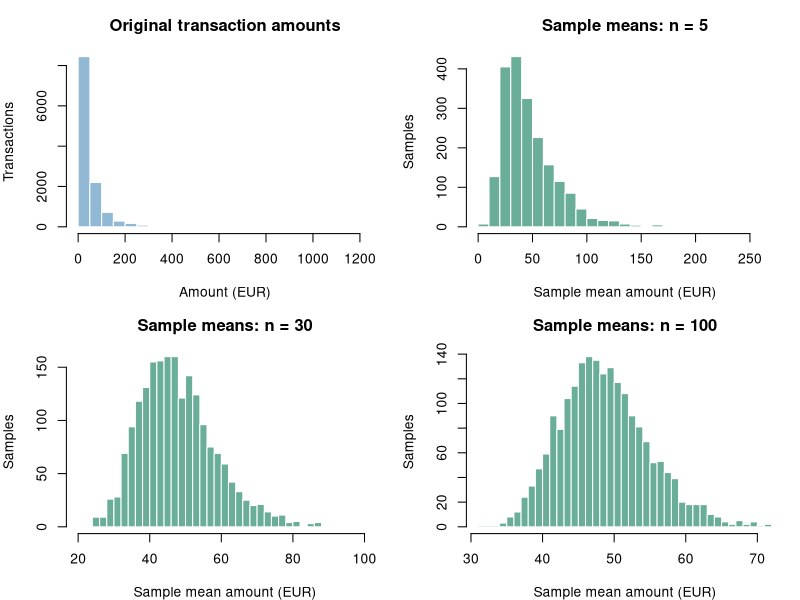

Generate this figure with R:
## ---- chunk 1
knitr::opts_chunk$set(echo = TRUE, message = FALSE, warning = FALSE,
                      fig.align = "center")
## ---- chunk 2
tx <- read.csv("L17_transactions.csv", stringsAsFactors = FALSE)

str(tx)
## ---- chunk 3
# Validate the supplied portfolio without altering it.
stopifnot(nrow(tx) == 12000, ncol(tx) == 8, !anyNA(tx),
          identical(sort(unique(tx$day)), 1:60), all(table(tx$day) == 200),
          sum(tx$fraud) == 189, sum(tx$alert) == 545,
          all(tx$fraud %in% 0:1), all(tx$alert %in% 0:1))
print(data.frame(Transactions = nrow(tx), Variables = ncol(tx),
                 Days = length(unique(tx$day)), Transactions_per_day = 200,
                 Missing_values = sum(is.na(tx)), Frauds = sum(tx$fraud),
                 Alerts = sum(tx$alert)), row.names = FALSE)

# 1. Each conditional probability uses only its conditioning group.
A <- tx$alert == 1
W <- tx$channel == "web"
S <- tx$channel == "pos"
E <- tx$weekend == "yes"
p_A <- mean(A)
print(data.frame(Probability = c("P(A)", "P(A | W)", "P(A | S)"),
                 Numerator = c(sum(A), sum(A & W), sum(A & S)),
                 Denominator = c(nrow(tx), sum(W), sum(S)),
                 Value = c(p_A, mean(A[W]), mean(A[S]))),
      row.names = FALSE, digits = 8)

# 2. The professor's percentage formula uses the signed difference.
intersection <- c(mean(A & W), mean(A & E))
product <- c(p_A * mean(W), p_A * mean(E))
difference <- intersection - product
print(data.frame(Pair = c("A and W", "A and E"),
                 Intersection_probability = intersection,
                 Product_of_marginals = product,
                 Signed_difference = difference,
                 Absolute_difference = abs(difference),
                 Percentage_difference = 100 * difference / product),
      row.names = FALSE, digits = 8)
# Empirical differences alone do not establish population dependence.

## ---- chunk 4
# 1. Rows are audit status; columns are detector alert status.
tab <- table(fraud = factor(tx$fraud, levels = 0:1),
             alert = factor(tx$alert, levels = 0:1))
print(tab)
TP <- unname(tab["1", "1"])
TN <- unname(tab["0", "0"])
FP <- unname(tab["0", "1"])
FN <- unname(tab["1", "0"])
print(data.frame(True_positives = TP, True_negatives = TN,
                 False_alarms_FP = FP, Frauds_without_alert_FN = FN),
      row.names = FALSE)

sensitivity_observed <- TP / (TP + FN)
specificity_observed <- TN / (TN + FP)
prevalence <- (TP + FN) / sum(tab)
sensitivity_certified <- 0.92
specificity_certified <- 0.97
print(data.frame(Quantity = c("Sensitivity: P(A | F)",
                             "Specificity: P(no alert | no fraud)"),
                 Observed = c(sensitivity_observed, specificity_observed),
                 Certified = c(sensitivity_certified, specificity_certified),
                 Observed_minus_certified =
                   c(sensitivity_observed - sensitivity_certified,
                     specificity_observed - specificity_certified)),
      row.names = FALSE, digits = 8)
cat(sprintf("Observed fraud prevalence P(F) = %d / %d = %.8f\n",
            TP + FN, sum(tab), prevalence))

# 2. Only this model calculation uses the certified detector rates.
p_A_certified <- sensitivity_certified * prevalence +
  (1 - specificity_certified) * (1 - prevalence)
ppv_certified <- sensitivity_certified * prevalence / p_A_certified
ppv_empirical <- TP / (TP + FP)
print(data.frame(Basis = c("Certified rates + observed prevalence",
                          "Empirical contingency table"),
                 Alert_probability = c(p_A_certified, mean(A)),
                 Positive_predictive_value = c(ppv_certified, ppv_empirical)),
      row.names = FALSE, digits = 8)
cat(sprintf("Empirical PPV minus certified-model PPV = %.8f\n",
            ppv_empirical - ppv_certified))

## ---- chunk 5
# 1. Under the stated independent, constant-prevalence model:
# X ~ Binomial(200, prevalence); Poisson(200 * prevalence) approximates it.
n_transactions <- 200
lambda_count <- n_transactions * prevalence
binomial_prob <- c(dbinom(0, size = n_transactions, prob = prevalence),
                   pbinom(2, size = n_transactions, prob = prevalence))
poisson_prob <- c(dpois(0, lambda = lambda_count),
                  ppois(2, lambda = lambda_count))
print(data.frame(Quantity = c("E(X) = n*pi", "Var(X) = n*pi*(1-pi)",
                             "Poisson lambda = n*pi"),
                 Value = c(lambda_count, lambda_count * (1 - prevalence),
                           lambda_count)), row.names = FALSE, digits = 8)
print(data.frame(Probability = c("P(X = 0)", "P(X <= 2)"),
                 Binomial = binomial_prob, Poisson = poisson_prob,
                 Poisson_minus_Binomial = poisson_prob - binomial_prob),
      row.names = FALSE, digits = 8)

# 2. Keep all sixty daily counts visible.
daily_alerts <- tapply(tx$alert, tx$day, sum)
print(daily_alerts)
daily_mean <- mean(daily_alerts)
daily_variance <- var(daily_alerts)
print(data.frame(Mean_daily_alerts = daily_mean,
                 Variance_daily_alerts = daily_variance,
                 Variance_to_mean = daily_variance / daily_mean),
      row.names = FALSE, digits = 8)
cat(sprintf(paste0("Daily variance is %.3f times the mean; a Poisson model ",
                   "has equal mean and variance. This descriptive comparison ",
                   "does not verify the complete model.\n"),
            daily_variance / daily_mean))

# 3. Use the supplied loop exactly; no gaps cross day boundaries.
gap <- c()
for (d in 1:60) {
  minutes <- sort(tx$minute[tx$alert == 1 & tx$day == d])
  gap    <- c(gap, diff(minutes))
}
mean_gap <- mean(gap)
sd_gap <- sd(gap)
lambda_gap <- 1 / mean_gap
p_gt100 <- mean(gap > 100)
# The conditioning denominator counts only gaps already exceeding 100.
p_gt200_given100 <- sum(gap > 200) / sum(gap > 100)
exponential_100 <- exp(-100 * lambda_gap)
print(data.frame(Number_of_gaps = length(gap), Mean_minutes = mean_gap,
                 SD_minutes = sd_gap, Rate_per_minute = lambda_gap),
      row.names = FALSE, digits = 8)
print(data.frame(Quantity = c("Empirical P(T > 100)",
                             "Empirical P(T > 200 | T > 100)",
                             "Exponential exp(-100 * lambda)"),
                 Value = c(p_gt100, p_gt200_given100, exponential_100),
                 Difference_from_exponential =
                   c(p_gt100 - exponential_100,
                     p_gt200_given100 - exponential_100, 0)),
      row.names = FALSE, digits = 8)
cat(sprintf("Conditional calculation: %d / %d gaps.\n",
            sum(gap > 200), sum(gap > 100)))
cat(sprintf(paste0("The empirical probabilities differ from the fitted ",
                   "exponential value by %.4f and %.4f. Within-day gaps omit ",
                   "day-boundary intervals; %d zero-minute gap(s) reflect ",
                   "minute-level ties. These comparisons do not establish ",
                   "an exact continuous exponential model.\n"),
            p_gt100 - exponential_100,
            p_gt200_given100 - exponential_100, sum(gap == 0)))

## ---- chunk 6
# 1. Use sd() and the specified standardized third moment.
mu <- mean(tx$amount)
sigma <- sd(tx$amount)
amount_median <- median(tx$amount)
amount_skewness <- mean(((tx$amount - mu) / sigma)^3)
print(data.frame(Mean_EUR = mu, SD_EUR = sigma, Median_EUR = amount_median,
                 Skewness = amount_skewness), row.names = FALSE, digits = 8)

# 2. sample() defaults to sampling without replacement, as in the example.
set.seed(1717)
sample_sizes <- c(5, 30, 100)
sample_means <- lapply(sample_sizes, function(n) {
  replicate(2000, mean(sample(tx$amount, n)))
})
names(sample_means) <- paste0("n", sample_sizes)
simulation <- data.frame(
  Sample_size = sample_sizes,
  Repetitions = 2000,
  Mean_of_sample_means = vapply(sample_means, mean, numeric(1)),
  Empirical_SD = vapply(sample_means, sd, numeric(1)),
  Theoretical_SE = sigma / sqrt(sample_sizes)
)
simulation$SD_minus_theoretical <- simulation$Empirical_SD -
  simulation$Theoretical_SE
simulation$SD_relative_difference_percent <-
  100 * simulation$SD_minus_theoretical / simulation$Theoretical_SE
print(simulation, row.names = FALSE, digits = 8)
cat(paste0("The table compares simulated SDs with the requested sigma/sqrt(n). ",
           "Monte Carlo variation is expected. Sampling without replacement ",
           "also gives a small finite-population adjustment: multiply this SE ",
           "by sqrt(1 - n/12000), because sigma was computed with sd().\n"))

old_par <- par(no.readonly = TRUE)
par(mfrow = c(2, 2))
par(mar = c(4, 4, 3, 1))
hist(tx$amount, breaks = 30, col = "#91B9D6", border = "white",
     main = "Original transaction amounts", xlab = "Amount (EUR)",
     ylab = "Transactions")
for (i in seq_along(sample_sizes)) {
  hist(sample_means[[i]], breaks = 30, col = "#6AAE99", border = "white",
       main = paste("Sample means: n =", sample_sizes[i]),
       xlab = "Sample mean amount (EUR)", ylab = "Samples")
}
par(old_par)

# 3. Check each Normal-approximation condition separately.
proportion_n <- c(200, 1000)
proportion_checks <- data.frame(
  Sample_size = proportion_n,
  Fraud_prevalence = prevalence,
  SE_proportion = sqrt(prevalence * (1 - prevalence) / proportion_n),
  n_pi = proportion_n * prevalence,
  n_one_minus_pi = proportion_n * (1 - prevalence)
)
proportion_checks$Fraud_condition_ge10 <- proportion_checks$n_pi >= 10
proportion_checks$Nonfraud_condition_ge10 <-
  proportion_checks$n_one_minus_pi >= 10
proportion_checks$Both_conditions_satisfied <-
  proportion_checks$Fraud_condition_ge10 &
  proportion_checks$Nonfraud_condition_ge10
print(proportion_checks, row.names = FALSE, digits = 8)
